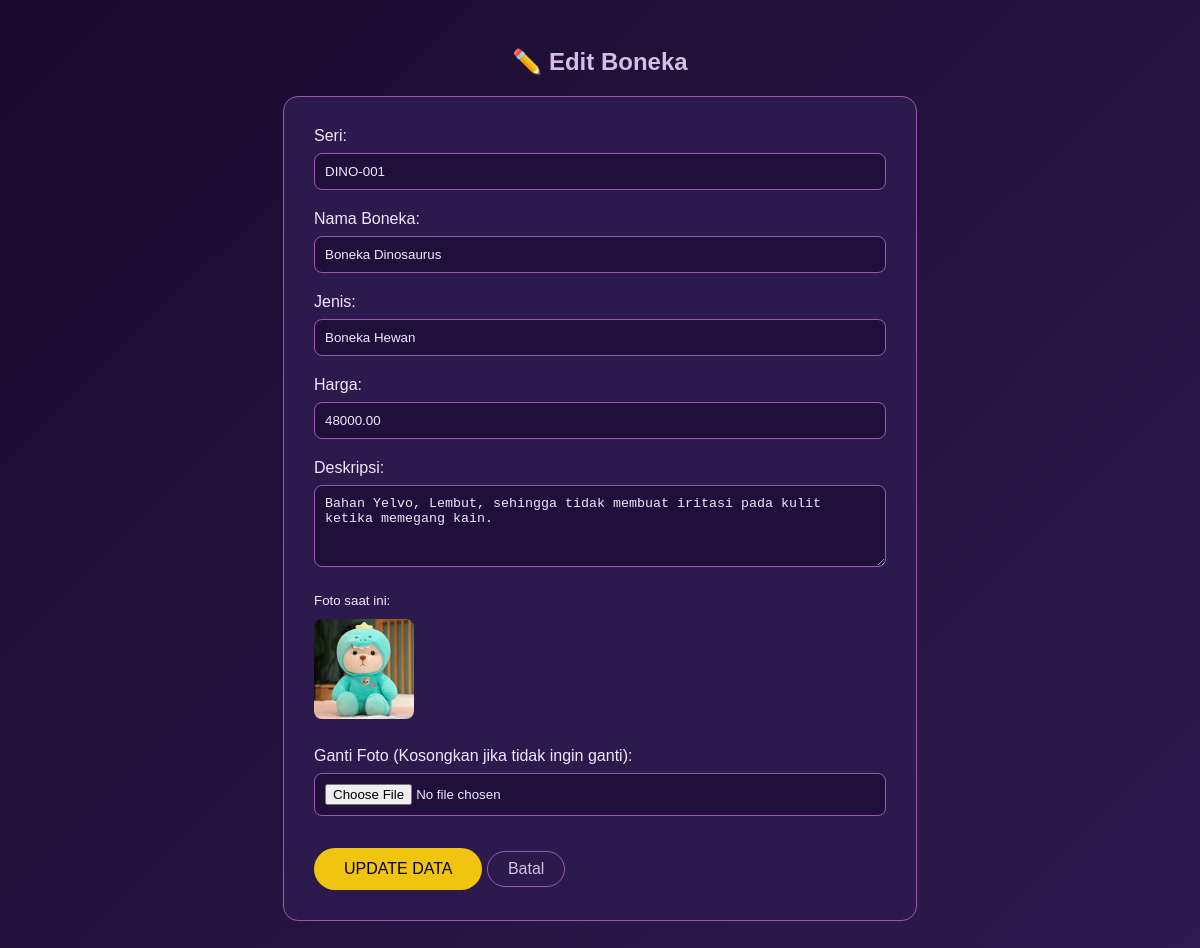
Page /edit_barang.php?id=1 (signed in) on the committed database.
### tables this page shows
CREATE TABLE IF NOT EXISTS tmbbrg (
    id_barang INT AUTO_INCREMENT PRIMARY KEY,
    seri VARCHAR(50) NOT NULL,
    nama_barang VARCHAR(100) NOT NULL,
    jenis VARCHAR(50),
    harga DECIMAL(15,2) NOT NULL,
    deskripsi TEXT,
    foto VARCHAR(255)
);

### edit_barang.php (the view, shortened to what this page needs)
<?php
include "koneksi.php";
$id = isset($_GET['id']) ? mysqli_real_escape_string($koneksi, $_GET['id']) : 0;
$query = mysqli_query($koneksi, "SELECT * FROM tmbbrg WHERE id_barang='$id'");
$data = mysqli_fetch_assoc($query);
?>
<!DOCTYPE html>
<html>
<head>
</head>
<body>
    <h2>✏️ Edit Boneka</h2>
    <form action="proses_edit.php" method="post" enctype="multipart/form-data">
        Seri: <input type="text" name="seri" value="<?= htmlspecialchars($data['seri']); ?>" required><br>
        Nama Boneka: <input type="text" name="nama_barang" value="<?= htmlspecialchars($data['nama_barang']); ?>" required><br>
        Jenis: <input type="text" name="jenis" value="<?= htmlspecialchars($data['jenis']); ?>"><br>
        Harga: <input type="number" name="sharga" value="<?= $data['harga']; ?>" required><br>
        Deskripsi: <textarea name="deskripsi" rows="4"><?= htmlspecialchars($data['deskripsi']); ?></textarea><br>
        <small>Foto saat ini:</small> <img src="uploads/<?= $data['foto']; ?>" width="100" style="border-radius:8px; display:block; margin:10px 0;"><br>
        Ganti Foto (Kosongkan jika tidak ingin ganti): <input type="file" name="foto" accept="image/*"><br>
        <button type="submit">UPDATE DATA</button>
        <a href="stok_barang.php">Batal</a>
    </form>
</body>
</html>

### edit_barang.php (style rules this page uses)
body { background: linear-gradient(135deg, #1a0a2e, #2d1b4e); color: #f0e6ff; font-family: Arial; padding: 20px; }
form { width: 50%; margin: auto; background: #2c1a4d; padding: 30px; border-radius: 15px; border: 1px solid #9b59b6; }
h2 { text-align:center; color: #d7bde2; }
input, textarea { width: 100%; padding: 10px; margin: 8px 0 20px; background: #1f0f3a; color: #f0e6ff; border: 1px solid #9b59b6; border-radius: 8px; box-sizing: border-box; }
button { background: #f1c40f; color: black; padding: 12px 30px; border: none; border-radius: 25px; cursor: pointer; font-size: 16px; }
a { color: #d7bde2; text-decoration: none; border: 1px solid #9b59b6; padding: 8px 20px; border-radius: 25px; display: inline-block; margin-top: 15px; }

### rows in the picture
tmbbrg: seri "DINO-001", nama_barang "Boneka Dinosaurus", jenis "Boneka Hewan", sharga "48000.00", deskripsi "Bahan Yelvo, Lembut, sehingga tidak membuat iritasi pada kulit ketika memegang kain.", foto (picture)
